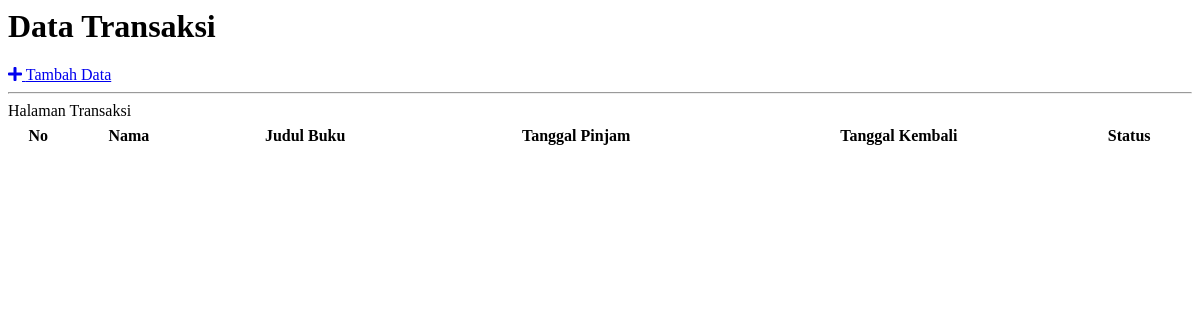
The page /transaksi/transaksi.php on the database as committed earlier.
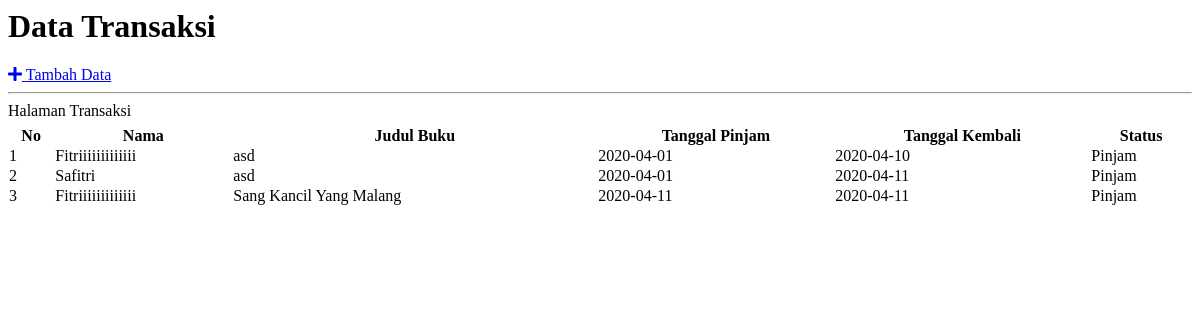
The same page on the database as committed later.
### tables this page shows
CREATE TABLE `tb_transaksi` (
  `id_transaksi` int(10) NOT NULL,
  `id_kembali` int(10) NOT NULL,
  `id_siswa` int(10) NOT NULL,
  `id_buku` int(10) NOT NULL,
  `tgl_pinjam` date NOT NULL,
  `tgl_kembali` date NOT NULL,
  `status` varchar(100) NOT NULL
);

CREATE TABLE `tb_siswa` (
  `id_siswa` int(10) NOT NULL,
  `nisn` varchar(100) NOT NULL,
  `nama` varchar(100) NOT NULL,
  `kelas` varchar(100) NOT NULL,
  `alamat` varchar(100) NOT NULL,
  `telp` varchar(100) NOT NULL
);

CREATE TABLE `tb_buku` (
  `id_buku` int(10) NOT NULL,
  `kode_buku` varchar(50) NOT NULL,
  `judul_buku` varchar(100) NOT NULL,
  `stok` int(10) NOT NULL,
  `deskripsi` varchar(500) NOT NULL,
  `id_kategori` int(10) NOT NULL
);

### transaksi/transaksi.php (the view, shortened to what this page needs)
<?php
include 'koneksi.php';
?>
<div class="container-fluid">
  <link href="vendor/fontawesome-free/css/all.min.css" rel="stylesheet" type="text/css">
  <link href="vendor/datatables/dataTables.bootstrap4.css" rel="stylesheet">
<div class="clearfix">
	<h1 class="h3 mb-4 text-gray-800 float-left">Data Transaksi</h1>
	<a href="index.php?menu=tambah_transaksi" class="btn btn-primary btn-sm float-right"><i class="fas fa-plus"></i> Tambah Data</a>
</div>
<hr>
	<div class="card">
	<div class="card-header">Halaman Transaksi</div>
	<div class="card-body">
		<div class="row"><div class="col-sm-12"><table class="table table-bordered dataTable no-footer" id="dataTable" width="100%" cellspacing="0" role="grid" aria-describedby="dataTable_info" style="width: 100%;">
				<thead>
					<tr role="row">
						<th> No </th>
						<th> Nama </th>
						<th> Judul Buku  </th>
						<th> Tanggal Pinjam </th>
						<th> Tanggal Kembali </th>
						<th> Status </th>
					</tr>
				</thead>
				<tbody>
	<?php
			$data= mysqli_query($koneksi, "SELECT * FROM tb_transaksi JOIN tb_siswa ON
		tb_transaksi.id_siswa=tb_siswa.id_siswa JOIN tb_buku ON tb_transaksi.id_buku=tb_buku.id_buku WHERE status='Pinjam' ");
	$no = 1;
while ($a= mysqli_fetch_assoc($data)) : ?>
	<tr role="row" class="odd">
	<td class="sorting_1"><?= $no++ ?> </td>
	<td> <?= $a["nama"]; ?> </td>
	<td> <?= $a["judul_buku"]; ?> </td>
	<td> <?= $a["tgl_pinjam"]; ?> </td>
	<td> <?= $a["tgl_kembali"]; ?> </td>
	<td> <?= $a["status"]; ?> </td>
	</tr>
				</tbody>
			<?php endwhile; ?>
			</table>
		</div>
	</div>
</div>
</div>

Rows that differ between the two databases and show on the page:
added tb_transaksi: id_siswa.nama "Fitriiiiiiiiiiiii", id_buku.judul_buku "asd", tgl_pinjam "2020-04-01", tgl_kembali "2020-04-10", status "Pinjam"
added tb_transaksi: id_siswa.nama "Safitri", id_buku.judul_buku "asd", tgl_pinjam "2020-04-01", tgl_kembali "2020-04-11", status "Pinjam"
added tb_transaksi: id_siswa.nama "Fitriiiiiiiiiiiii", id_buku.judul_buku "Sang Kancil Yang Malang", tgl_pinjam "2020-04-11", tgl_kembali "2020-04-11", status "Pinjam"
